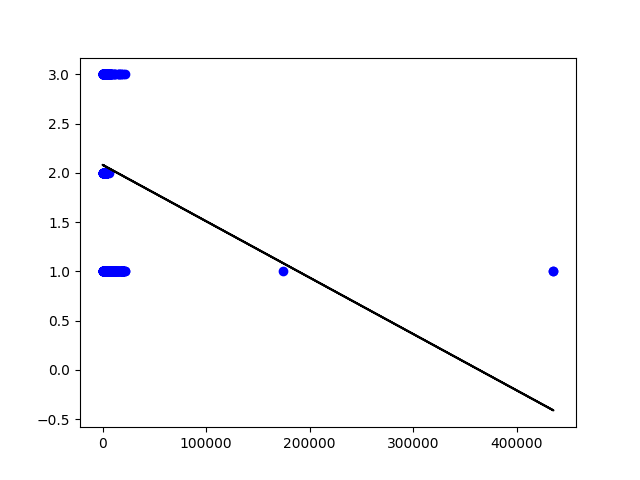

This figure's Python source:
import numpy as np
import matplotlib.pyplot as plt
import pandas as pd

# Data
df = pd.read_csv('data.csv')
# print(df.head(10))

x= df['area']
y= df['status']

# Linear regression
slope, intercept = np.polyfit(x, y, 1)
prediction_function = np.poly1d((slope, intercept))

# Plot data and prediction function
plt.plot(x, y, 'bo', x, prediction_function(x), 'k')
plt.show()
